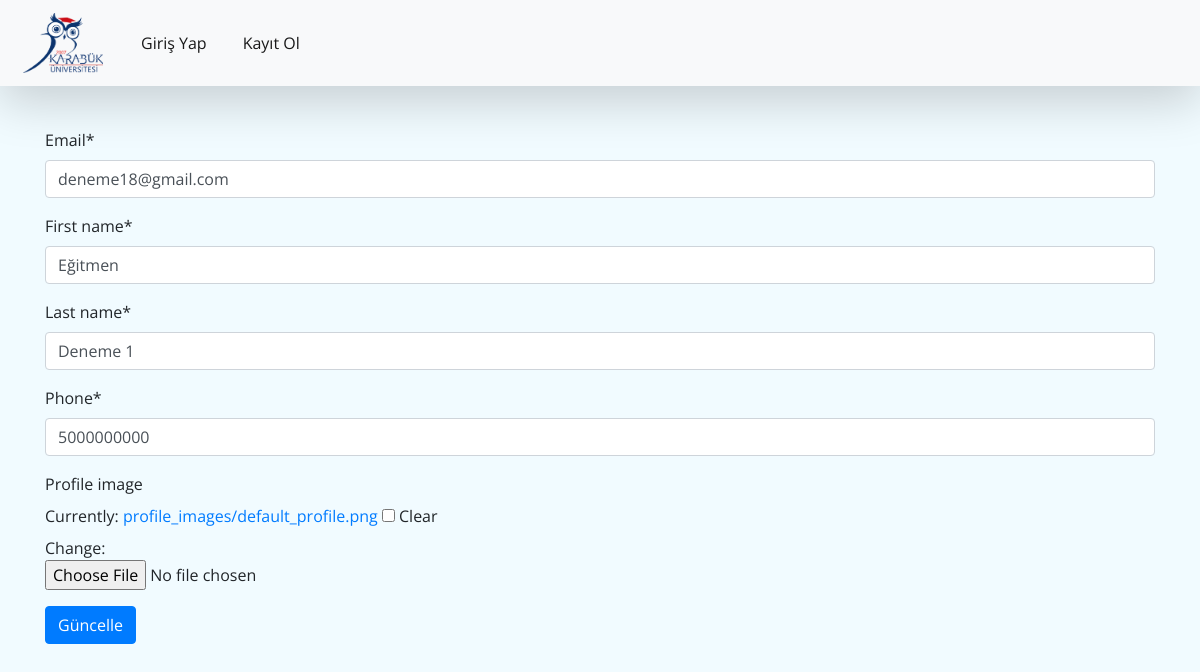
/profile/edit/21, run on the app's committed database.
### instructor/models.py (models this page shows, shortened)
class Instructor(AbstractBaseUser):
    email = models.EmailField(verbose_name="email", max_length=90, unique=True)
    first_name = models.CharField(verbose_name="first name", max_length=200)
    last_name = models.CharField(verbose_name="last name", max_length=200)
    department = models.ForeignKey("university.Department", on_delete=models.SET_NULL,
                                   null=True, default="", blank=True, verbose_name="department")
    phone = models.CharField(verbose_name="phone", max_length=20)
    date_joined = models.DateTimeField(
        verbose_name="date joined", auto_now_add=True)
    last_login = models.DateTimeField(
        verbose_name="last login", auto_now=True)
    is_instructor = models.BooleanField(default=False, blank=True, null=True)
    is_admin = models.BooleanField(default=False)
    is_active = models.BooleanField(default=True)
    is_staff = models.BooleanField(default=False)
    is_superuser = models.BooleanField(default=False)
    profile_image = models.ImageField(
        upload_to="profile_images", blank=True, null=True, default="/default_images/default_profile.png")
    objects = MyAccountManager()
    USERNAME_FIELD = 'email'
    REQUIRED_FIELDS = ['first_name', 'last_name']

### instructor/views.py (the view)
# urls.py: path('profile/edit/<slug:pk>', views.ProfileUpdateView.as_view(), name="update-profile"),
class ProfileUpdateView(UpdateView):
    model = Instructor
    fields = ['email', 'first_name', 'last_name', 'phone', 'profile_image']
    template_name = 'instructor/profile_update.html'

### instructor/templates/instructor/profile_update.html (shortened to what this page needs)
{% extends 'base.html' %}
{% block content %}
{% load crispy_forms_tags %}
<div class="container mt-5">
    <form method="post" enctype="multipart/form-data">
        {{form | crispy}}
        <button class="btn btn-primary">Güncelle</button>
    </form>
</div>
{% endblock%}

### static/style/base.css (style rules this page uses)
* { font-family: "Open Sans", "Lato", sans-serif; }
.container { padding-top: 80px; }
.body { background-color: rgb(241, 251, 255); }

### data on the page
Instructor: email "deneme18@gmail.com", first_name "Eğitmen", last_name "Deneme 1", phone "5000000000"
